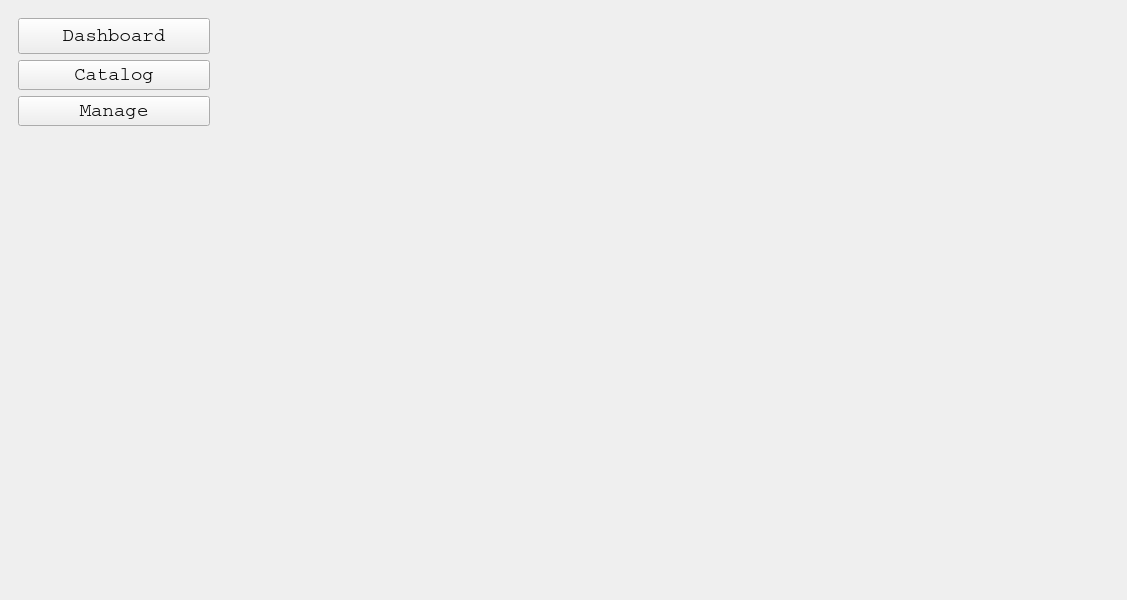
<?xml version="1.0" encoding="UTF-8"?>
<ui version="4.0">
 <class>MainWindow</class>
 <widget class="QMainWindow" name="MainWindow">
  <property name="geometry">
   <rect>
    <x>0</x>
    <y>0</y>
    <width>1127</width>
    <height>600</height>
   </rect>
  </property>
  <property name="font">
   <font>
    <family>Courier</family>
    <pointsize>14</pointsize>
   </font>
  </property>
  <property name="windowTitle">
   <string>MainWindow</string>
  </property>
  <widget class="QWidget" name="centralwidget">
   <property name="sizePolicy">
    <sizepolicy hsizetype="Expanding" vsizetype="Expanding">
     <horstretch>0</horstretch>
     <verstretch>0</verstretch>
    </sizepolicy>
   </property>
   <layout class="QHBoxLayout" name="horizontalLayout">
    <item>
     <widget class="QWidget" name="sidebarWidget" native="true">
      <property name="minimumSize">
       <size>
        <width>160</width>
        <height>0</height>
       </size>
      </property>
      <property name="maximumSize">
       <size>
        <width>210</width>
        <height>16777215</height>
       </size>
      </property>
      <layout class="QVBoxLayout" name="verticalLayout">
       <item>
        <widget class="QPushButton" name="dashboardButton">
         <property name="sizePolicy">
          <sizepolicy hsizetype="Expanding" vsizetype="Fixed">
           <horstretch>0</horstretch>
           <verstretch>0</verstretch>
          </sizepolicy>
         </property>
         <property name="minimumSize">
          <size>
           <width>0</width>
           <height>36</height>
          </size>
         </property>
         <property name="text">
          <string>Dashboard</string>
         </property>
        </widget>
       </item>
       <item>
        <widget class="QPushButton" name="pushButton_2">
         <property name="text">
          <string>Catalog</string>
         </property>
        </widget>
       </item>
       <item>
        <widget class="QPushButton" name="pushButton_3">
         <property name="text">
          <string>Manage</string>
         </property>
        </widget>
       </item>
       <item>
        <spacer name="verticalSpacer">
         <property name="orientation">
          <enum>Qt::Orientation::Vertical</enum>
         </property>
         <property name="sizeType">
          <enum>QSizePolicy::Policy::Preferred</enum>
         </property>
         <property name="sizeHint" stdset="0">
          <size>
           <width>20</width>
           <height>600</height>
          </size>
         </property>
        </spacer>
       </item>
      </layout>
     </widget>
    </item>
    <item>
     <widget class="QStackedWidget" name="stackedWidget">
      <widget class="QWidget" name="page"/>
      <widget class="QWidget" name="page_2"/>
     </widget>
    </item>
   </layout>
  </widget>
 </widget>
 <resources/>
 <connections/>
</ui>
